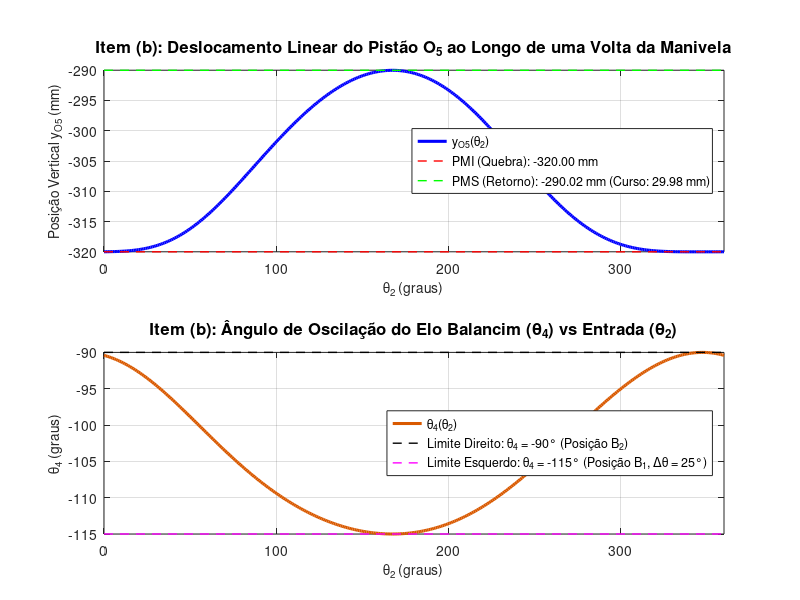
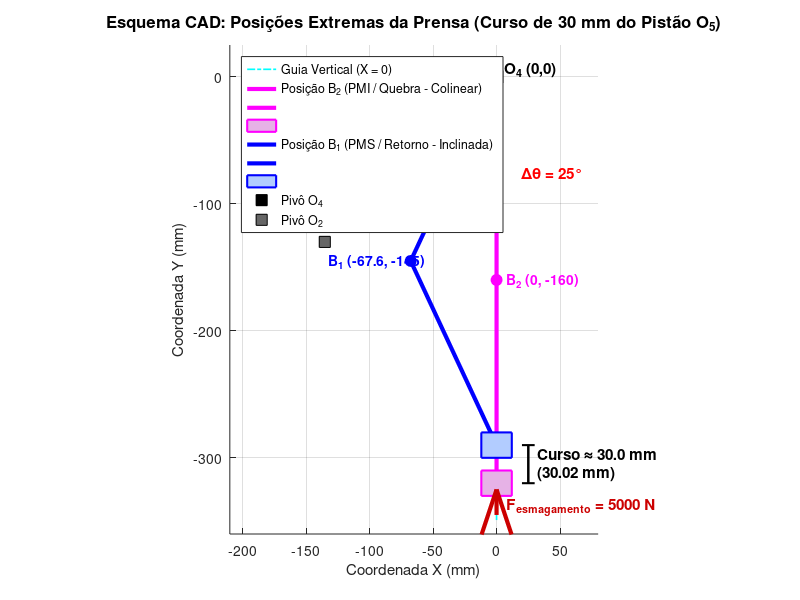
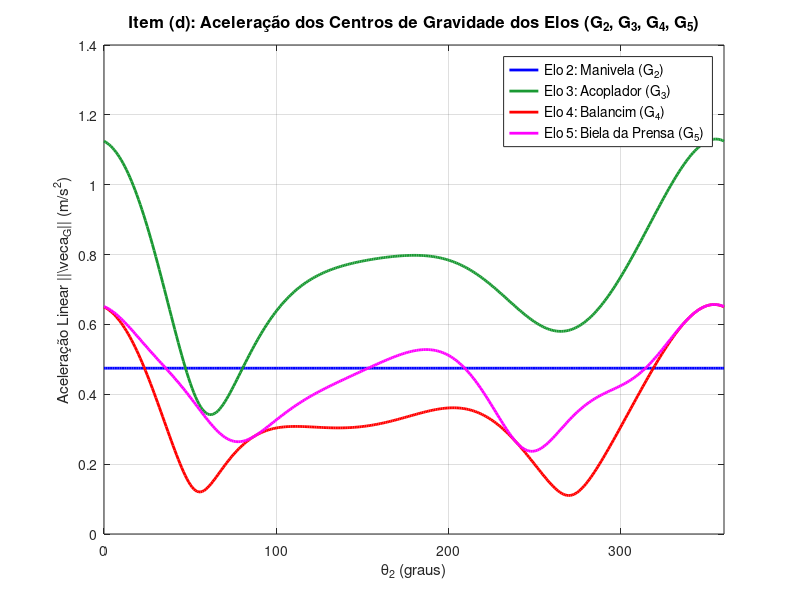
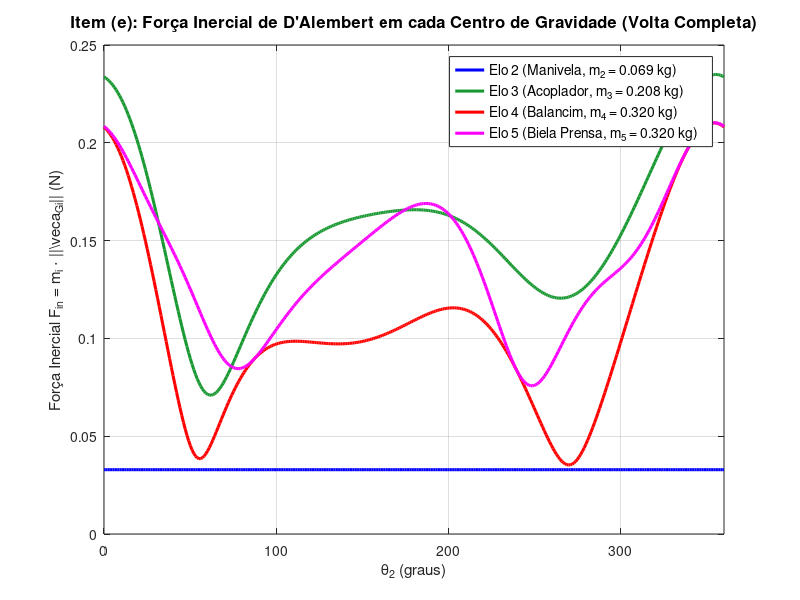

Write the MATLAB code that produced these figures, in order.
% =========================================================================
% Atividade Extraclasse nº 5 - Exercício 2
% Projeto Cinemático e Dinâmico de Prensa Mecânica para Quebra de Baru
% Aluno: Guilherme Paiva Crispim Abalém | Prof. Sigeo Kitatani Jr.
% =========================================================================

clear; clc; close all;

% -------------------------------------------------------------------------
% 1. Parâmetros e Síntese Dimensional do Mecanismo (Baseado na Atividade 3)
% -------------------------------------------------------------------------
% Pivôs fixos
O4 = [0.0; 0.0];            % Origem das coordenadas no pivô do balancim (mm)

% Comprimentos das barras da prensa (segundo dedução geométrica para curso h = 30 mm)
% Com delta_theta = 25°, 2*L4*(1 - cos(25°)) = 30 mm -> L4 = L5 = 160 mm
L4 = 160.0;                 % Elo 4: Balancim (mm)
L5 = 160.0;                 % Elo 5: Biela da prensa (mm)
delta_theta = deg2rad(25.0);

% Posições extremas do nó B (balancim):
% B2: limite direito no eixo Y (X = 0), theta4 = -90° = 270°
B2 = [0.0; -L4];
% B1: limite esquerdo defletido de delta_theta = 25°
B1 = [-L4 * sin(delta_theta); -L4 * cos(delta_theta)];

% Síntese Analítica Colinear de Norton (Cap. 5) com K = 2:
M_vec = B1 - B2;            % Vetor da corda de alternância
K = 2.0;
O2 = B2 + K * M_vec;        % [-135.24; -130.02] mm

% Síntese de duas posições para o quadrilátero de entrada (Manivela-Balancim):
r1 = norm(B1 - O2);         % Distância O2 até B1
r2 = norm(B2 - O2);         % Distância O2 até B2
L2 = abs(r2 - r1) / 2.0;    % Elo 2: Manivela (mm)
L3 = (r2 + r1) / 2.0;       % Elo 3: Acoplador (mm)
d_base = norm(O2 - O4);     % Elo 1: Distância entre mancais fixos (mm)

% Verificação da Condição de Grashof (Manivela-Balancim de Classe 1)
elos = sort([L2, L3, L4, d_base]);
s = elos(1); l = elos(4); p = elos(2); q = elos(3);
is_grashof = (s + l < p + q) && (s == L2);

% Propriedades de massa das barras (densidade linear constante mu = 2.0 kg/m)
% Seção de aço 16 mm x 16 mm, rho = 7850 kg/m^3 -> mu = 0.002 kg/mm
mu = 0.002;                 % kg/mm
m2 = mu * L2;               % kg
m3 = mu * L3;               % kg
m4 = mu * L4;               % kg
m5 = mu * L5;               % kg

% -------------------------------------------------------------------------
% 2. Condição Operacional: 50 castanhas por minuto (Item c)
% -------------------------------------------------------------------------
rpm = 50.0;
omega2 = (rpm * 2.0 * pi) / 60.0; % rad/s (aprox 5.236 rad/s)
alpha2 = 0.0;                     % rad/s^2 (velocidade constante de rotação)
T_ciclo = 60.0 / rpm;             % período de um ciclo (s)

fprintf('========================================================================\n');
fprintf('PROJETO CINEMÁTICO E DINÂMICO DA PRENSA MECÂNICA (BARU)\n');
fprintf('========================================================================\n');
fprintf('DIMENSÕES DAS BARRAS:\n');
fprintf('  L2 (Manivela):      %7.2f mm\n', L2);
fprintf('  L3 (Acoplador):     %7.2f mm\n', L3);
fprintf('  L4 (Balancim):      %7.2f mm\n', L4);
fprintf('  L5 (Biela Prensa):  %7.2f mm\n', L5);
fprintf('  d  (Distância base):%7.2f mm\n', d_base);
fprintf('POSIÇÃO DOS PIVÔS FIXOS:\n');
fprintf('  O2 = [%.2f, %.2f] mm | O4 = [%.2f, %.2f] mm\n', O2(1), O2(2), O4(1), O4(2));
fprintf('MASSAS DAS BARRAS (mu = %.3f kg/m):\n', mu*1e3);
fprintf('  m2 = %.4f kg (%.1f g)\n', m2, m2*1e3);
fprintf('  m3 = %.4f kg (%.1f g)\n', m3, m3*1e3);
fprintf('  m4 = %.4f kg (%.1f g)\n', m4, m4*1e3);
fprintf('  m5 = %.4f kg (%.1f g)\n', m5, m5*1e3);
fprintf('CLASSIFICAÇÃO DE GRASHOF: s+l = %.2f mm < p+q = %.2f mm -> Grashof: %d\n', s+l, p+q, is_grashof);
fprintf('VELOCIDADE DE ENTRADA:\n');
fprintf('  Produção = %.1f castanhas/min -> omega2 = %.4f rad/s (T = %.2f s)\n', rpm, omega2, T_ciclo);
fprintf('========================================================================\n\n');

% Diretório de salvamento
script_dir = fileparts(mfilename('fullpath'));
if isempty(script_dir)
    script_dir = '.';
end
assets_dir = fullfile(script_dir, 'assets');
if ~exist(assets_dir, 'dir')
    mkdir(assets_dir);
end

% -------------------------------------------------------------------------
% 3. Varredura para Volta Completa da Manivela (0° a 360°)
% -------------------------------------------------------------------------
N = 360;
theta2_deg = linspace(0, 360, N);
theta3_arr = zeros(1, N);
theta4_arr = zeros(1, N);
theta5_arr = zeros(1, N);
y_O5_arr   = zeros(1, N);

% Acelerações angulares
alpha3_arr = zeros(1, N);
alpha4_arr = zeros(1, N);
alpha5_arr = zeros(1, N);

% Módulos das acelerações lineares dos CGs (em m/s^2)
aG2_mag = zeros(1, N);
aG3_mag = zeros(1, N);
aG4_mag = zeros(1, N);
aG5_mag = zeros(1, N);

% Forças inerciais (em Newtons)
Fin2 = zeros(1, N);
Fin3 = zeros(1, N);
Fin4 = zeros(1, N);
Fin5 = zeros(1, N);

% Chute inicial: alinhamento na posição estendida B2
phi2 = atan2(B2(2) - O2(2), B2(1) - O2(1));
x_curr = [phi2; -pi/2];
opt = optimset('Display', 'off');

for k = 1:N
    t2 = deg2rad(theta2_deg(k));
    
    % --- MALHA 1: MANIVELA-BALANCIM (POSIÇÃO) ---
    sis1 = @(x) [
        O2(1) + L2 * cos(t2) + L3 * cos(x(1)) - L4 * cos(x(2));
        O2(2) + L2 * sin(t2) + L3 * sin(x(1)) - L4 * sin(x(2))
    ];
    [x_sol, ~, info] = fsolve(sis1, x_curr, opt);
    x_curr = x_sol;
    t3 = x_sol(1);
    t4 = x_sol(2);
    
    theta3_arr(k) = t3;
    theta4_arr(k) = t4;
    
    % --- MALHA 1: VELOCIDADES ---
    J1 = [
       -L3 * sin(t3),  L4 * sin(t4);
        L3 * cos(t3), -L4 * cos(t4)
    ];
    b1_vel = [
        L2 * omega2 * sin(t2);
       -L2 * omega2 * cos(t2)
    ];
    w_sol = J1 \ b1_vel;
    w3 = w_sol(1);
    w4 = w_sol(2);
    
    % --- MALHA 1: ACELERAÇÕES ---
    b1_acc = [
        L2 * alpha2 * sin(t2) + L2 * (omega2^2) * cos(t2) + L3 * (w3^2) * cos(t3) - L4 * (w4^2) * cos(t4);
       -L2 * alpha2 * cos(t2) + L2 * (omega2^2) * sin(t2) + L3 * (w3^2) * sin(t3) - L4 * (w4^2) * sin(t4)
    ];
    al_sol = J1 \ b1_acc;
    al3 = al_sol(1);
    al4 = al_sol(2);
    
    alpha3_arr(k) = al3;
    alpha4_arr(k) = al4;
    
    % Ponto A (Manivela)
    aA = L2 * alpha2 * [-sin(t2); cos(t2)] - L2 * (omega2^2) * [cos(t2); sin(t2)];
    
    % Ponto B (Balancim)
    xB = L4 * cos(t4);
    yB = L4 * sin(t4);
    rB = [xB; yB];
    vB = L4 * w4 * [-sin(t4); cos(t4)];
    aB = L4 * al4 * [-sin(t4); cos(t4)] - L4 * (w4^2) * [cos(t4); sin(t4)];
    
    % Relativa BA
    aBA = L3 * al3 * [-sin(t3); cos(t3)] - L3 * (w3^2) * [cos(t3); sin(t3)];
    
    % --- MALHA 2: BIELA-PISTÃO (POSIÇÃO) ---
    % Pistão em O5 = (0, y_O5)
    % (0 - xB)^2 + (y_O5 - yB)^2 = L5^2 => y_O5 = yB - sqrt(L5^2 - xB^2)
    y_O5 = yB - sqrt(L5^2 - xB^2);
    y_O5_arr(k) = y_O5;
    
    % Ângulo do elo 5 (de B para O5)
    t5 = atan2(y_O5 - yB, -xB);
    theta5_arr(k) = t5;
    
    % --- MALHA 2: VELOCIDADE E ACELERAÇÃO ---
    w5 = vB(1) / (L5 * sin(t5));
    al5 = (aB(1) - L5 * (w5^2) * cos(t5)) / (L5 * sin(t5));
    alpha5_arr(k) = al5;
    
    a_O5B = L5 * al5 * [-sin(t5); cos(t5)] - L5 * (w5^2) * [cos(t5); sin(t5)];
    
    % --- ACELERAÇÃO DOS CENTROS DE GRAVIDADE (PONTOS MÉDIOS) ---
    % Elo 2: G2 no ponto médio de O2-A
    aG2 = 0.5 * aA;
    % Elo 3: G3 no ponto médio de A-B
    aG3 = aA + 0.5 * aBA;
    % Elo 4: G4 no ponto médio de O4-B
    aG4 = 0.5 * aB;
    % Elo 5: G5 no ponto médio de B-O5
    aG5 = aB + 0.5 * a_O5B;
    
    % Magnitudes das acelerações convertidas para m/s^2 (mm/s^2 * 1e-3)
    aG2_mag(k) = norm(aG2) * 1e-3;
    aG3_mag(k) = norm(aG3) * 1e-3;
    aG4_mag(k) = norm(aG4) * 1e-3;
    aG5_mag(k) = norm(aG5) * 1e-3;
    
    % Forças Inerciais de D'Alembert (F = m * aG em Newtons)
    Fin2(k) = m2 * aG2_mag(k);
    Fin3(k) = m3 * aG3_mag(k);
    Fin4(k) = m4 * aG4_mag(k);
    Fin5(k) = m5 * aG5_mag(k);
end

% Estatísticas de Curso e Forças
curso_obtido = max(y_O5_arr) - min(y_O5_arr);
fprintf('ANÁLISE DE POSIÇÃO:\n');
fprintf('  Faixa de theta4: [%.2f°, %.2f°] (Amplitude: %.2f°)\n', ...
    rad2deg(min(theta4_arr)), rad2deg(max(theta4_arr)), rad2deg(max(theta4_arr)-min(theta4_arr)));
fprintf('  Cota mínima y_O5: %7.2f mm (Ponto Morto Inferior / Quebra)\n', min(y_O5_arr));
fprintf('  Cota máxima y_O5: %7.2f mm (Ponto Morto Superior / Retração)\n', max(y_O5_arr));
fprintf('  CURSO TOTAL DO PISTÃO: %7.2f mm (Projetado: ~30.00 mm)\n', curso_obtido);
fprintf('------------------------------------------------------------------------\n');
fprintf('RESUMO DAS FORÇAS INERCIAIS (N):\n');
fprintf('  Barra 2 (Manivela):   Máx = %.4f N | Média = %.4f N\n', max(Fin2), mean(Fin2));
fprintf('  Barra 3 (Acoplador):  Máx = %.4f N | Média = %.4f N\n', max(Fin3), mean(Fin3));
fprintf('  Barra 4 (Balancim):   Máx = %.4f N | Média = %.4f N\n', max(Fin4), mean(Fin4));
fprintf('  Barra 5 (Biela P.):   Máx = %.4f N | Média = %.4f N\n', max(Fin5), mean(Fin5));
fprintf('========================================================================\n\n');

% -------------------------------------------------------------------------
% 4. Gráfico 1: Análise de Posição (Item b) - Curso e Ângulo do Balancim
% -------------------------------------------------------------------------
fig1 = figure('Name', 'Analise de Posicao da Prensa', 'NumberTitle', 'off', 'Position', [100, 100, 900, 650]);

subplot(2, 1, 1);
plot(theta2_deg, y_O5_arr, 'b-', 'LineWidth', 2.2); hold on;
plot([0, 360], [min(y_O5_arr), min(y_O5_arr)], 'r--', 'LineWidth', 1.0);
plot([0, 360], [max(y_O5_arr), max(y_O5_arr)], 'g--', 'LineWidth', 1.0);
grid on;
title('Item (b): Deslocamento Linear do Pistão O_5 ao Longo de uma Volta da Manivela', 'FontSize', 12);
xlabel('\theta_2 (graus)', 'FontSize', 10);
ylabel('Posição Vertical y_{O5} (mm)', 'FontSize', 10);
xlim([0, 360]);
legend({'y_{O5}(\theta_2)', ...
        sprintf('PMI (Quebra): %.2f mm', min(y_O5_arr)), ...
        sprintf('PMS (Retorno): %.2f mm (Curso: %.2f mm)', max(y_O5_arr), curso_obtido)}, ...
       'Location', 'east', 'FontSize', 9);

subplot(2, 1, 2);
plot(theta2_deg, rad2deg(theta4_arr), 'Color', [0.85, 0.35, 0.0], 'LineWidth', 2.2); hold on;
plot([0, 360], [-90, -90], 'k--', 'LineWidth', 1.0);
plot([0, 360], [-115, -115], 'm--', 'LineWidth', 1.0);
grid on;
title('Item (b): Ângulo de Oscilação do Elo Balancim (\theta_4) vs Entrada (\theta_2)', 'FontSize', 12);
xlabel('\theta_2 (graus)', 'FontSize', 10);
ylabel('\theta_4 (graus)', 'FontSize', 10);
xlim([0, 360]);
legend({'\theta_4(\theta_2)', ...
        'Limite Direito: \theta_4 = -90° (Posição B_2)', ...
        'Limite Esquerdo: \theta_4 = -115° (Posição B_1, \Delta\theta = 25°)'}, ...
       'Location', 'east', 'FontSize', 9);

caminho_fig1 = fullfile(assets_dir, 'ex2_posicoes_prensa.png');
print(fig1, caminho_fig1, '-dpng', '-r300');
fprintf('Figura 1 (Posições Prensa) salva em: %s\n', caminho_fig1);

% -------------------------------------------------------------------------
% 5. Gráfico 2: Esquema CAD das Duas Posições Extremas da Prensa (B1 e B2)
% -------------------------------------------------------------------------
fig2 = figure('Name', 'Esquema CAD - Posicoes Extremas da Prensa', 'NumberTitle', 'off', 'Position', [120, 120, 950, 700]);
hold on; grid on; axis equal;

% Linha de centro vertical da guia do pistão (X = 0)
plot([0, 0], [10, -350], 'c-.', 'LineWidth', 1.2);

% --- POSIÇÃO EXTREMA B2 (Alinhada verticalmente / Quebra de Baru / Ciano/Magenta) ---
plot([O4(1), B2(1)], [O4(2), B2(2)], 'm-', 'LineWidth', 3.0);
plot([B2(1), 0], [B2(2), -320], 'm-', 'LineWidth', 3.0);
% Pistão em B2
fill([-12, 12, 12, -12], [-320-10, -320-10, -320+10, -320+10], [0.9 0.7 0.9], 'EdgeColor', 'm', 'LineWidth', 1.5);

% --- POSIÇÃO EXTREMA B1 (Deflexão de 25° / Ponto Morto Superior / Azul) ---
plot([O4(1), B1(1)], [O4(2), B1(2)], 'b-', 'LineWidth', 3.0);
plot([B1(1), 0], [B1(2), -290.02], 'b-', 'LineWidth', 3.0);
% Pistão em B1
fill([-12, 12, 12, -12], [-290.02-10, -290.02-10, -290.02+10, -290.02+10], [0.7 0.8 1.0], 'EdgeColor', 'b', 'LineWidth', 1.5);

% Pivô O4 e pontos
plot(O4(1), O4(2), 'ks', 'MarkerFaceColor', 'k', 'MarkerSize', 9);
plot(O2(1), O2(2), 'ks', 'MarkerFaceColor', [0.4 0.4 0.4], 'MarkerSize', 8);
plot(B2(1), B2(2), 'mo', 'MarkerFaceColor', 'm', 'MarkerSize', 8);
plot(B1(1), B1(2), 'bo', 'MarkerFaceColor', 'b', 'MarkerSize', 8);

% Indicação do arco delta_theta = 25°
ang_arc = linspace(-pi/2 - delta_theta, -pi/2, 30);
plot(80*cos(ang_arc), 80*sin(ang_arc), 'r-', 'LineWidth', 1.5);
text(20, -75, '\Delta\theta = 25°', 'FontSize', 11, 'FontWeight', 'bold', 'Color', 'r');

% Rótulos e cotas
text(O4(1)+6, O4(2)+6, 'O_4 (0,0)', 'FontSize', 11, 'FontWeight', 'bold');
text(O2(1)-35, O2(2)+14, sprintf('O_2 (%.1f, %.1f)', O2(1), O2(2)), 'FontSize', 10, 'FontWeight', 'bold');
text(B2(1)+8, B2(2), 'B_2 (0, -160)', 'FontSize', 10, 'FontWeight', 'bold', 'Color', 'm');
text(B1(1)-65, B1(2), 'B_1 (-67.6, -145)', 'FontSize', 10, 'FontWeight', 'bold', 'Color', 'b');

% Cota do curso do pistão de 30 mm
plot([25, 25], [-320, -290.02], 'k-', 'LineWidth', 1.8);
plot([20, 30], [-320, -320], 'k-', 'LineWidth', 1.5);
plot([20, 30], [-290.02, -290.02], 'k-', 'LineWidth', 1.5);
text(32, -305, sprintf('Curso \\approx 30.0 mm\n(30.02 mm)'), 'FontSize', 11, 'FontWeight', 'bold', 'Color', 'k');

% Seta da força de quebra (5000 N) no ponto O5
quiver(0, -345, 0, 20, 0, 'Color', [0.8 0 0], 'LineWidth', 3.0, 'MaxHeadSize', 1.5);
text(8, -338, 'F_{esmagamento} = 5000 N', 'FontSize', 11, 'FontWeight', 'bold', 'Color', [0.8 0 0]);

title('Esquema CAD: Posições Extremas da Prensa (Curso de 30 mm do Pistão O_5)', 'FontSize', 12);
xlabel('Coordenada X (mm)', 'FontSize', 11);
ylabel('Coordenada Y (mm)', 'FontSize', 11);
xlim([-210, 80]);
ylim([-360, 25]);
legend({'Guia Vertical (X = 0)', ...
        'Posição B_2 (PMI / Quebra - Colinear)', '', '', ...
        'Posição B_1 (PMS / Retorno - Inclinada)', '', '', ...
        'Pivô O_4', 'Pivô O_2'}, ...
       'Location', 'northwest', 'FontSize', 9);

caminho_fig2 = fullfile(assets_dir, 'ex2_cad_posicoes_extremas.png');
print(fig2, caminho_fig2, '-dpng', '-r300');
fprintf('Figura 2 (CAD Extremos Prensa) salva em: %s\n', caminho_fig2);

% -------------------------------------------------------------------------
% 6. Gráfico 3: Aceleração dos Centros de Gravidade (Item d)
% -------------------------------------------------------------------------
fig3 = figure('Name', 'Aceleracoes dos CGs', 'NumberTitle', 'off', 'Position', [140, 140, 850, 550]);
plot(theta2_deg, aG2_mag, 'b-', 'LineWidth', 2.0); hold on;
plot(theta2_deg, aG3_mag, 'Color', [0.1 0.6 0.2], 'LineWidth', 2.0);
plot(theta2_deg, aG4_mag, 'r-', 'LineWidth', 2.0);
plot(theta2_deg, aG5_mag, 'm-', 'LineWidth', 2.0);
grid on;
title('Item (d): Aceleração dos Centros de Gravidade dos Elos (G_2, G_3, G_4, G_5)', 'FontSize', 12);
xlabel('\theta_2 (graus)', 'FontSize', 11);
ylabel('Aceleração Linear ||\vec{a}_{G}|| (m/s^2)', 'FontSize', 11);
xlim([0, 360]);
legend({'Elo 2: Manivela (G_2)', ...
        'Elo 3: Acoplador (G_3)', ...
        'Elo 4: Balancim (G_4)', ...
        'Elo 5: Biela da Prensa (G_5)'}, ...
       'Location', 'northeast', 'FontSize', 10);

caminho_fig3 = fullfile(assets_dir, 'ex2_aceleracoes_cg.png');
print(fig3, caminho_fig3, '-dpng', '-r300');
fprintf('Figura 3 (Acelerações CGs) salva em: %s\n', caminho_fig3);

% -------------------------------------------------------------------------
% 7. Gráfico 4: Forças Inerciais em cada Centro de Gravidade (Item e - Principal!)
% -------------------------------------------------------------------------
fig4 = figure('Name', 'Forcas Inerciais nos Centros de Gravidade', 'NumberTitle', 'off', 'Position', [160, 160, 900, 600]);
plot(theta2_deg, Fin2, 'b-', 'LineWidth', 2.2); hold on;
plot(theta2_deg, Fin3, 'Color', [0.1 0.6 0.2], 'LineWidth', 2.2);
plot(theta2_deg, Fin4, 'r-', 'LineWidth', 2.2);
plot(theta2_deg, Fin5, 'm-', 'LineWidth', 2.2);
grid on;
title('Item (e): Força Inercial de D''Alembert em cada Centro de Gravidade (Volta Completa)', 'FontSize', 12);
xlabel('\theta_2 (graus)', 'FontSize', 11);
ylabel('Força Inercial F_{in} = m_i \cdot ||\vec{a}_{Gi}|| (N)', 'FontSize', 11);
xlim([0, 360]);
legend({sprintf('Elo 2 (Manivela, m_2 = %.3f kg)', m2), ...
        sprintf('Elo 3 (Acoplador, m_3 = %.3f kg)', m3), ...
        sprintf('Elo 4 (Balancim, m_4 = %.3f kg)', m4), ...
        sprintf('Elo 5 (Biela Prensa, m_5 = %.3f kg)', m5)}, ...
       'Location', 'northeast', 'FontSize', 10);

caminho_fig4 = fullfile(assets_dir, 'ex2_forcas_inerciais.png');
print(fig4, caminho_fig4, '-dpng', '-r300');
fprintf('Figura 4 (Forças Inerciais) salva em: %s\n', caminho_fig4);

fprintf('\nTodos os cálculos e gráficos do Exercício 2 foram gerados com sucesso!\n');
